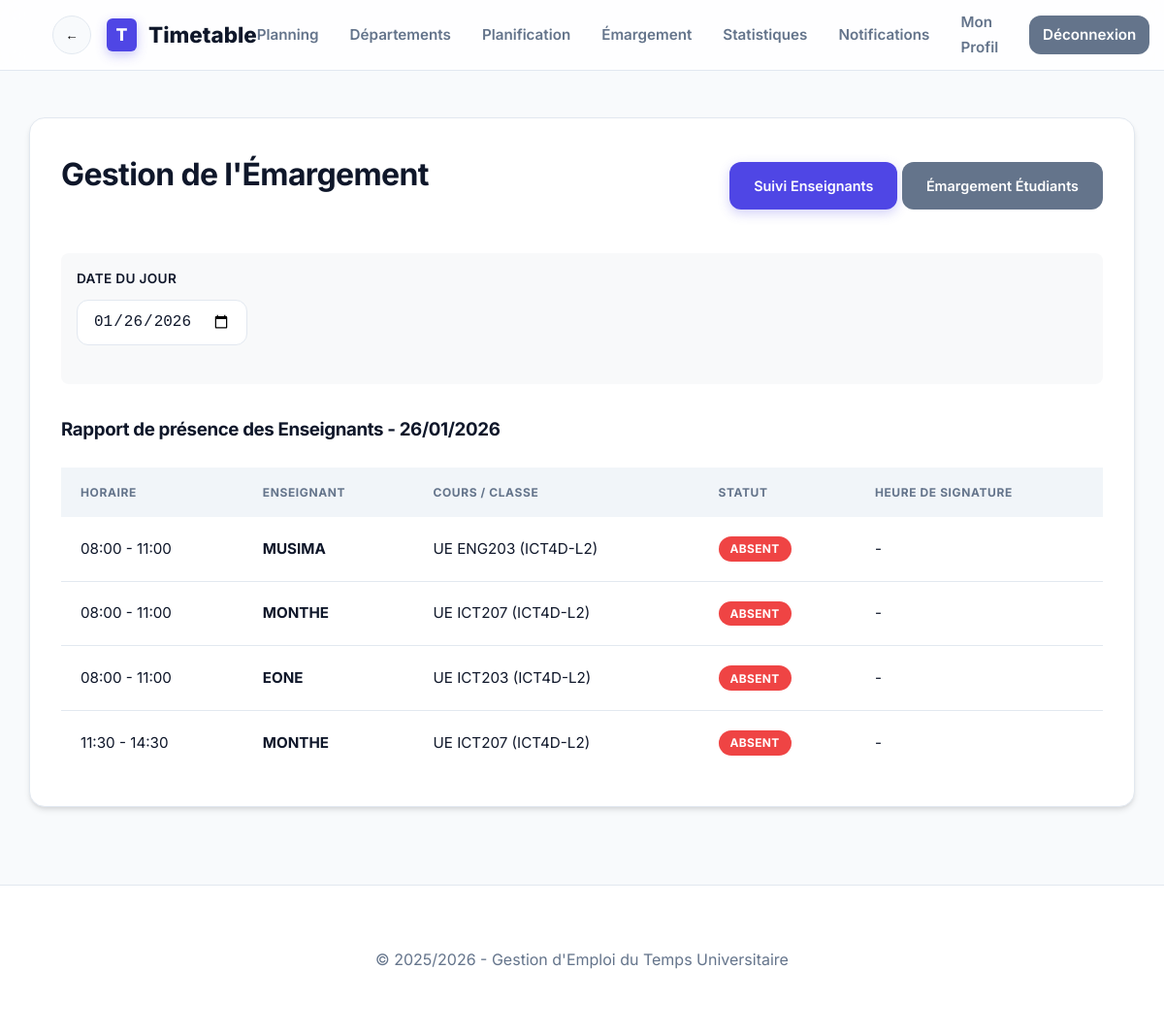
Page /timetable_app/modules/scheduling/attendance.php (signed in) on the committed database.
### tables this page shows
CREATE TABLE `timetable` (
  `id` int(11) NOT NULL AUTO_INCREMENT,
  `class_id` int(11) DEFAULT NULL,
  `course_id` int(11) DEFAULT NULL,
  `teacher_id` int(11) DEFAULT NULL,
  `room_id` int(11) DEFAULT NULL,
  `slot_id` int(11) DEFAULT NULL,
  `semester_id` int(11) DEFAULT NULL,
  `week_number` int(11) DEFAULT NULL,
  `date_passage` date DEFAULT NULL,
  `group_name` varchar(10) DEFAULT NULL,
  `type` varchar(20) DEFAULT 'CM',
  PRIMARY KEY (`id`),
  KEY `class_id` (`class_id`),
  KEY `course_id` (`course_id`),
  KEY `teacher_id` (`teacher_id`),
  KEY `room_id` (`room_id`),
  KEY `slot_id` (`slot_id`),
  KEY `semester_id` (`semester_id`),
  CONSTRAINT `timetable_ibfk_1` FOREIGN KEY (`class_id`) REFERENCES `classes` (`id`),
  CONSTRAINT `timetable_ibfk_2` FOREIGN KEY (`course_id`) REFERENCES `courses` (`id`),
  CONSTRAINT `timetable_ibfk_3` FOREIGN KEY (`teacher_id`) REFERENCES `teachers` (`id`),
  CONSTRAINT `timetable_ibfk_4` FOREIGN KEY (`room_id`) REFERENCES `rooms` (`id`),
  CONSTRAINT `timetable_ibfk_5` FOREIGN KEY (`slot_id`) REFERENCES `slots` (`id`),
  CONSTRAINT `timetable_ibfk_6` FOREIGN KEY (`semester_id`) REFERENCES `semesters` (`id`)
);

CREATE TABLE `slots` (
  `id` int(11) NOT NULL AUTO_INCREMENT,
  `day` varchar(20) NOT NULL,
  `start_time` varchar(10) NOT NULL,
  `end_time` varchar(10) NOT NULL,
  PRIMARY KEY (`id`)
);

CREATE TABLE `teachers` (
  `id` int(11) NOT NULL AUTO_INCREMENT,
  `user_id` int(11) DEFAULT NULL,
  `name` varchar(100) NOT NULL,
  `email` varchar(100) DEFAULT NULL,
  `department_id` int(11) DEFAULT NULL,
  `program_id` int(11) DEFAULT NULL,
  `room_id` int(11) DEFAULT NULL,
  PRIMARY KEY (`id`),
  KEY `user_id` (`user_id`),
  KEY `department_id` (`department_id`),
  KEY `fk_teacher_program` (`program_id`),
  KEY `fk_teacher_room` (`room_id`),
  CONSTRAINT `fk_teacher_program` FOREIGN KEY (`program_id`) REFERENCES `programs` (`id`),
  CONSTRAINT `fk_teacher_room` FOREIGN KEY (`room_id`) REFERENCES `rooms` (`id`),
  CONSTRAINT `teachers_ibfk_1` FOREIGN KEY (`user_id`) REFERENCES `users` (`id`),
  CONSTRAINT `teachers_ibfk_2` FOREIGN KEY (`department_id`) REFERENCES `departments` (`id`)
);

CREATE TABLE `courses` (
  `id` int(11) NOT NULL AUTO_INCREMENT,
  `code` varchar(20) NOT NULL,
  `title` varchar(200) NOT NULL,
  `program_id` int(11) DEFAULT NULL,
  PRIMARY KEY (`id`),
  KEY `program_id` (`program_id`),
  CONSTRAINT `courses_ibfk_1` FOREIGN KEY (`program_id`) REFERENCES `programs` (`id`)
);

CREATE TABLE `classes` (
  `id` int(11) NOT NULL AUTO_INCREMENT,
  `program_id` int(11) DEFAULT NULL,
  `name` varchar(50) NOT NULL,
  `size` int(11) DEFAULT NULL,
  `semester_id` int(11) DEFAULT NULL,
  PRIMARY KEY (`id`),
  KEY `program_id` (`program_id`),
  KEY `semester_id` (`semester_id`),
  CONSTRAINT `classes_ibfk_1` FOREIGN KEY (`program_id`) REFERENCES `programs` (`id`),
  CONSTRAINT `classes_ibfk_2` FOREIGN KEY (`semester_id`) REFERENCES `semesters` (`id`)
);

### timetable_app/includes/config.php (called while the page is built, shortened)
<?php
function isLoggedIn() {
    return isset($_SESSION['user_id']);
}
function hasRole($role) {
    return isset($_SESSION['role']) && $_SESSION['role'] === $role;
}
?>

### timetable_app/modules/scheduling/attendance.php (the view, shortened to what this page needs)
<?php
require_once __DIR__ . '/../../includes/header.php';
$role = $_SESSION['role'];
$date = $_GET['date'] ?? date('Y-m-d');
$view = $_GET['view'] ?? ($role === 'admin' ? 'teacher_report' : 'mark_students');
$teacher_report = [];
if ($role === 'admin' && $view === 'teacher_report') {
    $stmt = $pdo->prepare("
        SELECT t.*, c.name as class_name, co.title as course_title, te.name as teacher_name,
               s.start_time, s.end_time, ta.status as teacher_status, ta.signed_at
        FROM timetable t
        JOIN classes c ON t.class_id = c.id
        JOIN courses co ON t.course_id = co.id
        JOIN slots s ON t.slot_id = s.id
        JOIN teachers te ON t.teacher_id = te.id
        LEFT JOIN teacher_attendance ta ON t.id = ta.timetable_id AND ta.date = ?
        WHERE (t.date_passage = ? OR t.date_passage IS NULL)
        ORDER BY s.start_time ASC
    ");
    $stmt->execute([$date, $date]);
    $teacher_report = $stmt->fetchAll();
}
?>
<div class="card">
    <div style="display: flex; justify-content: space-between; align-items: center; margin-bottom: 2rem;">
        <h1>Gestion de l'Émargement</h1>
        <div class="btn-group">
            <?php if ($role === 'admin'): ?>
                <a href="?view=teacher_report&date=<?php echo $date; ?>" class="btn <?php echo $view === 'teacher_report' ? 'btn-primary' : 'btn-secondary'; ?>">Suivi Enseignants</a>
            <?php endif; ?>
            <a href="?view=mark_students&date=<?php echo $date; ?>" class="btn <?php echo $view === 'mark_students' ? 'btn-primary' : 'btn-secondary'; ?>">Émargement Étudiants</a>
        </div>
    </div>
    <form method="GET" style="display: flex; gap: 1rem; margin-bottom: 2rem; align-items: flex-end; background: #f8f9fa; padding: 1rem; border-radius: 8px;">
        <div class="form-group">
            <label>Date du jour</label>
            <input type="date" name="date" value="<?php echo $date; ?>" class="form-control" onchange="this.form.submit()">
        </div>
    </form>
    <?php if ($view === 'teacher_report'): ?>
        <h3>Rapport de présence des Enseignants - <?php echo date('d/m/Y', strtotime($date)); ?></h3>
        <table class="table">
            <thead>
                <tr>
                    <th>Horaire</th>
                    <th>Enseignant</th>
                    <th>Cours / Classe</th>
                    <th>Statut</th>
                    <th>Heure de signature</th>
                </tr>
            </thead>
            <tbody>
                <?php foreach ($teacher_report as $row): ?>
                    <tr>
                        <td><?php echo $row['start_time']; ?> - <?php echo $row['end_time']; ?></td>
                        <td><strong><?php echo htmlspecialchars($row['teacher_name']); ?></strong></td>
                        <td><?php echo htmlspecialchars($row['course_title']); ?> (<?php echo $row['class_name']; ?>)</td>
                        <td>
                            <?php if ($row['teacher_status'] === 'present'): ?>
                                <span class="badge" style="background: var(--success); color: white;">PRÉSENT</span>
                            <?php else: ?>
                                <span class="badge" style="background: var(--danger); color: white;">ABSENT</span>
                            <?php endif; ?>
                        </td>
                        <td><?php echo $row['signed_at'] ? date('H:i:s', strtotime($row['signed_at'])) : '-'; ?></td>
                    </tr>
                <?php endforeach; ?>
            </tbody>
        </table>
    <?php endif; ?>
</div>
<?php require_once __DIR__ . '/../../includes/footer.php'; ?>

### timetable_app/includes/header.php (shortened to what this page needs)
<?php
require_once __DIR__ . '/config.php';
?>
<!DOCTYPE html>
<html lang="fr">
<head>
    <link rel="stylesheet" href="<?php echo BASE_URL; ?>/assets/css/style.css">
</head>
<body>
<nav>
    <div class="container">
        <div style="display: flex; align-items: center; gap: 1rem;">
            <button class="back-button" id="backBtn" aria-label="Retour" title="Retour">←</button>
            <a href="<?php echo BASE_URL; ?>/index.php" class="brand">
                <span style="background: var(--primary); color: white; padding: 0.2rem 0.6rem; border-radius: 6px; font-size: 1.1rem;">T</span>
                Timetable
            </a>
        </div>
        <ul class="nav-links" id="navLinks">
            <?php if (isLoggedIn()): ?>
                <li><a href="<?php echo BASE_URL; ?>/modules/views/view.php">Planning</a></li>
                <?php if (hasRole('admin')): ?>
                    <li><a href="<?php echo BASE_URL; ?>/modules/academics/departments_view.php">Départements</a></li>
                    <li><a href="<?php echo BASE_URL; ?>/modules/scheduling/manage.php">Planification</a></li>
                    <li><a href="<?php echo BASE_URL; ?>/modules/scheduling/attendance.php">Émargement</a></li>
                    <li><a href="<?php echo BASE_URL; ?>/modules/reports/stats.php">Statistiques</a></li>
                <?php elseif (hasRole('teacher')): ?>
                    <li><a href="<?php echo BASE_URL; ?>/modules/scheduling/manage.php">Mes Cours</a></li>
                    <li><a href="<?php echo BASE_URL; ?>/modules/scheduling/attendance.php">Émargement</a></li>
                <?php endif; ?>
                <li>
                    <a href="<?php echo BASE_URL; ?>/modules/notifications/view.php" style="position: relative;">
                        Notifications
                    </a>
                </li>
                <li><a href="<?php echo BASE_URL; ?>/modules/accounts/profile.php">Mon Profil</a></li>
                <li><a href="<?php echo BASE_URL; ?>/modules/accounts/logout.php" class="btn btn-secondary" style="color: white; padding: 0.4rem 0.8rem;">Déconnexion</a></li>
            <?php else: ?>
                <li><a href="<?php echo BASE_URL; ?>/modules/accounts/login.php" class="btn btn-primary" style="color: white;">Connexion</a></li>
            <?php endif; ?>
        </ul>
    </div>
</nav>
<div class="container content">

### timetable_app/includes/footer.php (shortened to what this page needs)
</div>
<footer>
    <div class="container">
        <p>&copy; 2025/2026 - Gestion d'Emploi du Temps Universitaire</p>
    </div>
</footer>
</body>
</html>

### rows in the picture
timetable: slot.start_time "08:00", slot.end_time "11:00", teacher.name "MUSIMA", course.title "UE ENG203", class.name "ICT4D-L2"
timetable: slot.start_time "08:00", slot.end_time "11:00", teacher.name "MONTHE", course.title "UE ICT207", class.name "ICT4D-L2"
timetable: slot.start_time "08:00", slot.end_time "11:00", teacher.name "EONE", course.title "UE ICT203", class.name "ICT4D-L2"
timetable: slot.start_time "11:30", slot.end_time "14:30", teacher.name "MONTHE", course.title "UE ICT207", class.name "ICT4D-L2"

### other values in the picture
date('d/m/Y', strtotime($date)) "26/01/2026"
